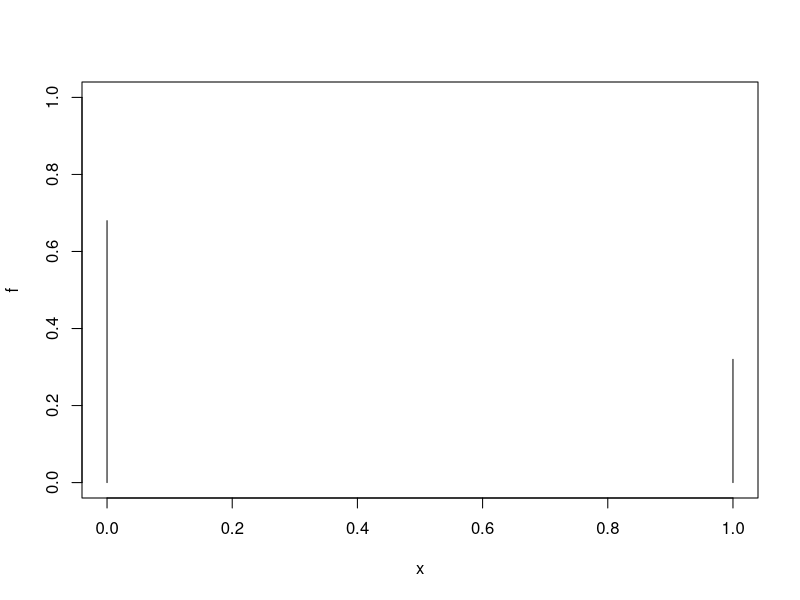
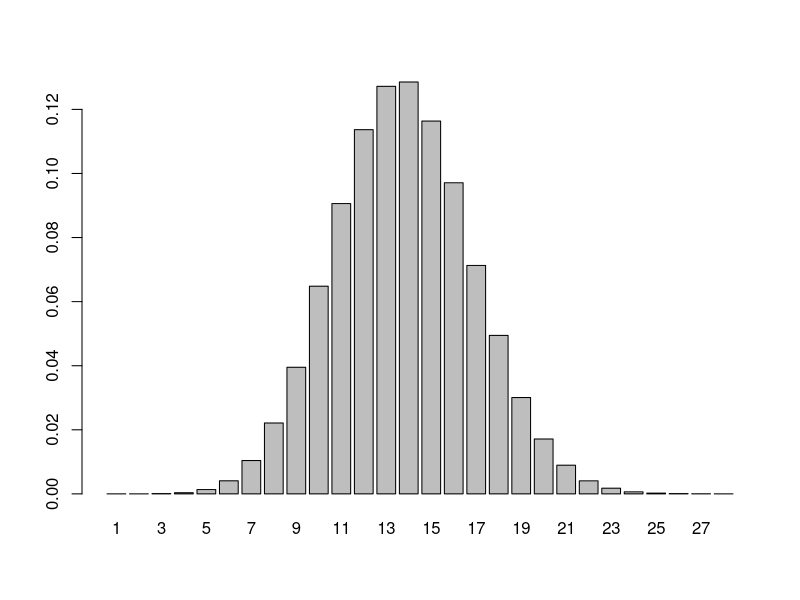
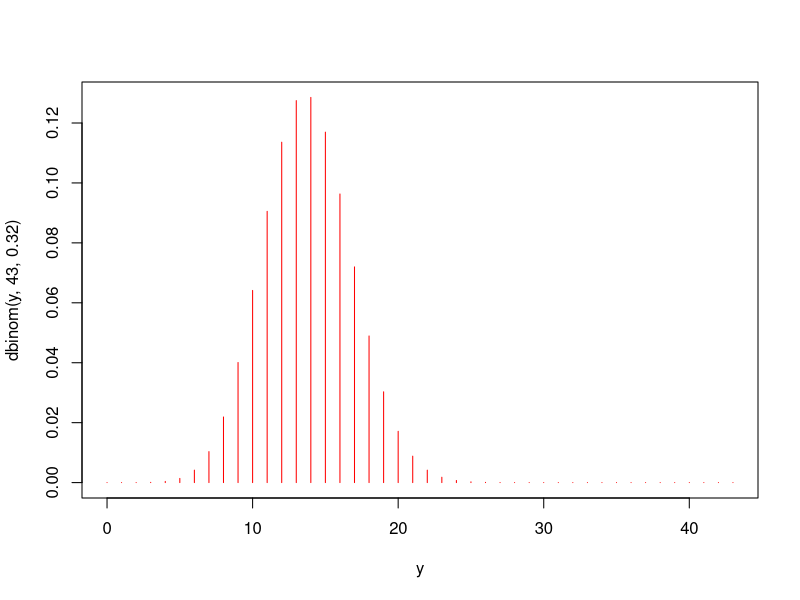
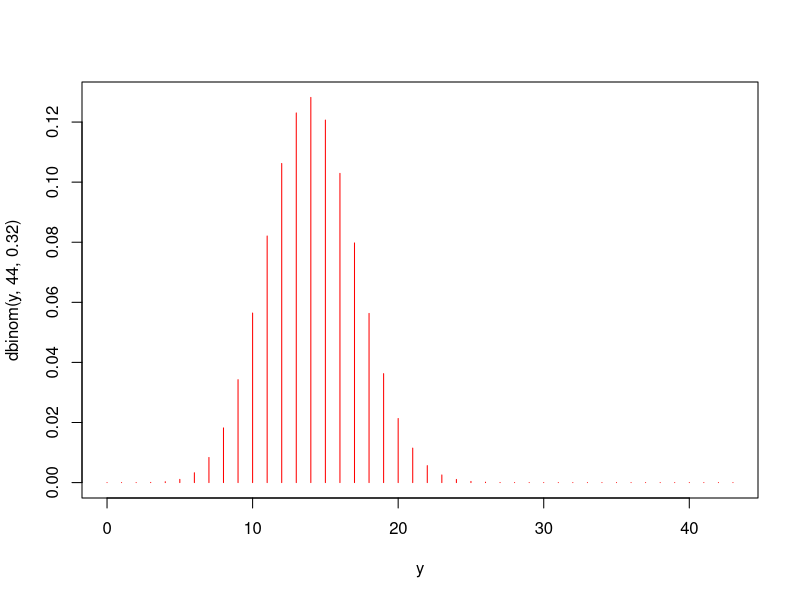
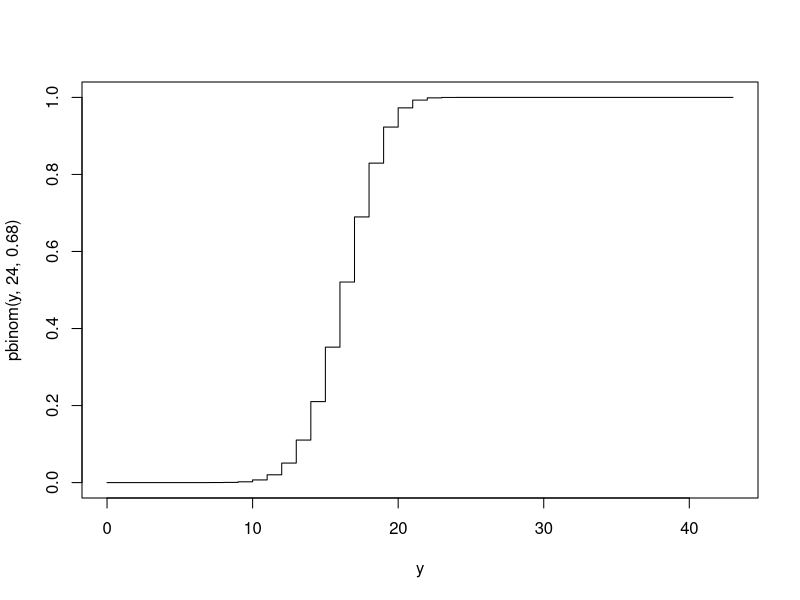

These charts were generated, in order, by the following R code:
#ensayo de bernini
x<- c(0,1)
f<- c(0.68,0.32)
plot(x,f,type="h", ylim=c(0,1), clo="red")

n<- 43
Y<-function(i){sum(sample(x,n,f,replace=TRUE))}
Y(1)

encuestas <- sapply(1:400000,Y) #repetir un bucle
fr<-table(encuestas)/400000 #probabilitat pero caldria fer-ho amb infinit
barplot(fr)
fr["13"]


#per fer-ho amb R
#binomial = dbinom(n,p,prob)
dbinom(13,43,0.32)

y<- 0:43
plot(y,dbinom(y,43,0.32), type="h", col="red")
#p(z=17)
dbinom(17,44,0.32)
plot(y,dbinom(y,44,0.32), type="h", col="red")   

#per fer prob menor o igual
pbinom(16,44,0.32)
#mediana
qbinom(0.5,44,0.32)
qbinom(0.25,44,0.32)#1r quartil

24*0.68#media
24*0.68*0.32 #variança
qbinom(0.25,24,0.68)#1r quartil

y<- 0:43
plot(y,pbinom(y,24,0.68),type="s")

n2<- 46
#minim 2 televisons
n2*0.32
